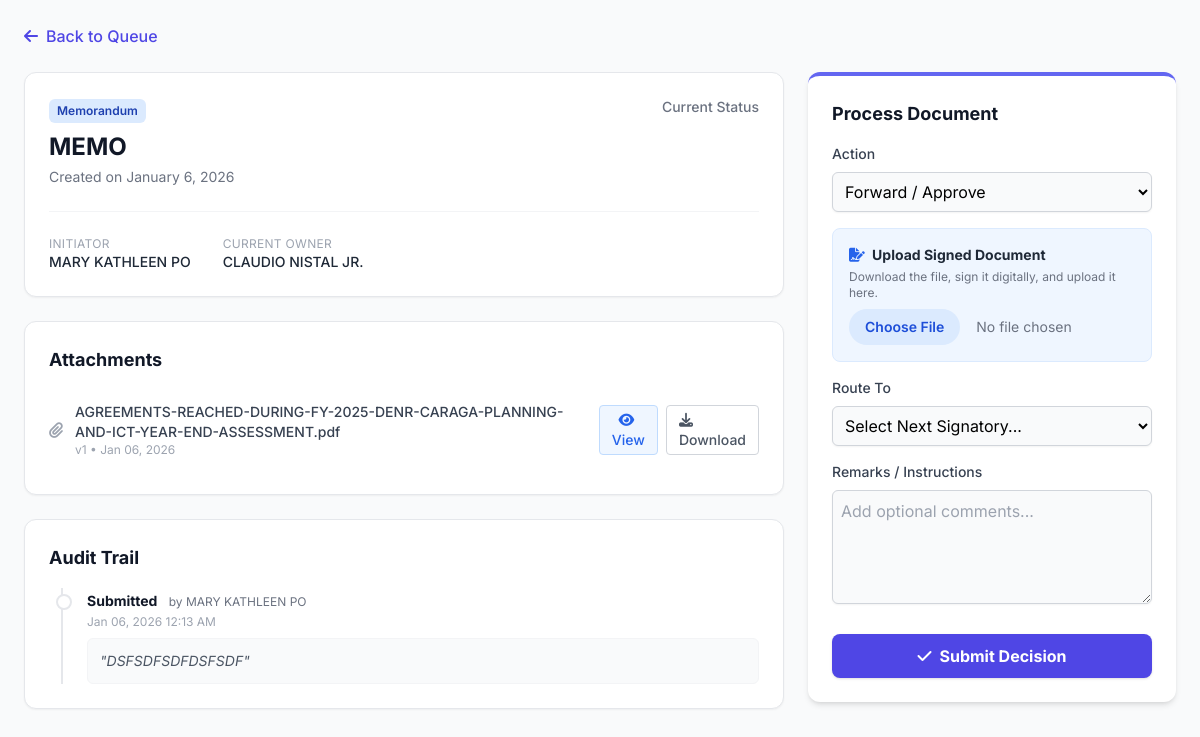
The page /view_document.php?id=17 (signed in) on the database its author committed.
### tables this page shows
CREATE TABLE `documents` (
  `doc_id` int(11) NOT NULL,
  `title` varchar(255) NOT NULL,
  `doc_type` varchar(100) NOT NULL,
  `status` enum('Draft','Review','Signing','Completed','Returned','Archived') NOT NULL,
  `initiator_id` int(11) NOT NULL,
  `current_owner_id` int(11) DEFAULT NULL,
  `created_at` timestamp NOT NULL DEFAULT current_timestamp(),
  `updated_at` timestamp NOT NULL DEFAULT current_timestamp() ON UPDATE current_timestamp()
);

CREATE TABLE `users` (
  `user_id` int(11) NOT NULL,
  `email` varchar(255) NOT NULL,
  `password_hash` varchar(255) NOT NULL,
  `first_name` varchar(100) NOT NULL,
  `middle_name` varchar(100) DEFAULT NULL,
  `last_name` varchar(100) NOT NULL,
  `suffix` varchar(20) DEFAULT NULL,
  `position` varchar(100) DEFAULT NULL,
  `designation` varchar(100) DEFAULT NULL,
  `division` varchar(100) DEFAULT NULL,
  `sex` enum('Male','Female','Other','Prefer not to say') DEFAULT NULL,
  `contact_number` varchar(50) DEFAULT NULL,
  `role` enum('Initiator','Section Chief','Division Chief','ARD','RED','Records Office','Admin') NOT NULL DEFAULT 'Initiator',
  `status` varchar(50) NOT NULL DEFAULT 'Pending',
  `verification_token` varchar(255) DEFAULT NULL,
  `token_expiry` datetime DEFAULT NULL,
  `reset_token` varchar(255) DEFAULT NULL,
  `reset_token_expiry` datetime DEFAULT NULL,
  `created_at` timestamp NOT NULL DEFAULT current_timestamp(),
  `otos_userlink` int(11) NOT NULL,
  `profile_picture_path` varchar(255) DEFAULT NULL
);

CREATE TABLE `document_files` (
  `file_id` int(11) NOT NULL,
  `doc_id` int(11) NOT NULL,
  `uploader_id` int(11) NOT NULL,
  `filename` varchar(255) NOT NULL COMMENT 'Original file name',
  `filepath` varchar(255) NOT NULL COMMENT 'Stored file path',
  `version` int(11) NOT NULL DEFAULT 1,
  `created_at` timestamp NOT NULL DEFAULT current_timestamp()
);

CREATE TABLE `document_actions` (
  `action_id` int(11) NOT NULL,
  `doc_id` int(11) NOT NULL,
  `user_id` int(11) NOT NULL,
  `action` varchar(255) NOT NULL COMMENT 'e.g., Submitted, Drafted, Approved, Signed, Returned',
  `message` text DEFAULT NULL,
  `created_at` timestamp NOT NULL DEFAULT current_timestamp()
);

### view_document.php (the view, shortened to what this page needs)
<?php
require_once 'db.php';
$doc_id = intval($_GET['id']);
$user_id = $_SESSION['user_id'];
$sql_doc = "SELECT d.*,
            u.first_name as init_fname, u.last_name as init_lname, u.email as init_email,
            co.first_name as owner_fname, co.last_name as owner_lname
            FROM documents d
            JOIN users u ON d.initiator_id = u.user_id
            LEFT JOIN users co ON d.current_owner_id = co.user_id
            WHERE d.doc_id = ?";
$stmt = $conn->prepare($sql_doc);
$stmt->bind_param("i", $doc_id);
$stmt->execute();
$doc = $stmt->get_result()->fetch_assoc();
$sql_files = "SELECT * FROM document_files WHERE doc_id = ? ORDER BY created_at DESC";
$stmt_files = $conn->prepare($sql_files);
$stmt_files->bind_param("i", $doc_id);
$stmt_files->execute();
$files = $stmt_files->get_result();
$sql_hist = "SELECT da.*, u.first_name, u.last_name
             FROM document_actions da
             JOIN users u ON da.user_id = u.user_id
             WHERE da.doc_id = ?
             ORDER BY da.created_at DESC";
$stmt_hist = $conn->prepare($sql_hist);
$stmt_hist->bind_param("i", $doc_id);
$stmt_hist->execute();
$history = $stmt_hist->get_result();
?>
<!DOCTYPE html>
<html lang="en">
<head>
    <script src="https://cdn.tailwindcss.com"></script>
    <link rel="stylesheet" href="https://cdnjs.cloudflare.com/ajax/libs/font-awesome/6.4.0/css/all.min.css">
</head>
<body class="bg-gray-50 p-6">
<div class="max-w-7xl mx-auto mb-6">
    <a href="my_queue.php" class="text-indigo-600 hover:text-indigo-800 font-medium flex items-center gap-2">
        <i class="fas fa-arrow-left"></i> Back to Queue
    </a>
</div>
<div class="max-w-7xl mx-auto grid grid-cols-1 lg:grid-cols-3 gap-6">
    <div class="lg:col-span-2 space-y-6">
        <div class="bg-white p-6 rounded-xl shadow-sm border border-gray-200">
            <div class="flex justify-between items-start">
                <div>
                    <span class="inline-block px-2 py-1 text-xs font-semibold rounded-md bg-blue-100 text-blue-800 mb-2">
                        <?php echo htmlspecialchars($doc['doc_type']); ?>
                    </span>
                    <h1 class="text-2xl font-bold text-gray-900"><?php echo htmlspecialchars($doc['title']); ?></h1>
                    <p class="text-sm text-gray-500 mt-1">Created on <?php echo date('F j, Y', strtotime($doc['created_at'])); ?></p>
                </div>
                <div class="text-right">
                    <div class="text-sm font-medium text-gray-500">Current Status</div>
                </div>
            </div>
            <div class="mt-6 pt-6 border-t border-gray-100 flex gap-8">
                <div>
                    <span class="block text-xs text-gray-400 uppercase tracking-wide">Initiator</span>
                    <span class="block text-sm font-medium text-gray-800">
                        <?php echo htmlspecialchars($doc['init_fname'] . ' ' . $doc['init_lname']); ?>
                    </span>
                </div>
                <div>
                    <span class="block text-xs text-gray-400 uppercase tracking-wide">Current Owner</span>
                    <span class="block text-sm font-medium text-gray-800">
                        <?php echo $doc['owner_fname'] ? htmlspecialchars($doc['owner_fname'] . ' ' . $doc['owner_lname']) : 'None (Completed)'; ?>
                    </span>
                </div>
            </div>
        </div>
        <div class="bg-white p-6 rounded-xl shadow-sm border border-gray-200">
            <h3 class="text-lg font-bold text-gray-900 mb-4">Attachments</h3>
            <?php if ($files->num_rows > 0): ?>
                <ul class="divide-y divide-gray-100">
                    <?php while($file = $files->fetch_assoc()): ?>
                        <?php
                            $f_ext = strtolower(pathinfo($file['filename'], PATHINFO_EXTENSION));
                            $can_view = in_array($f_ext, ['pdf', 'docx']);
                        ?>
                        <li class="py-3 flex justify-between items-center">
                            <div class="flex items-center gap-3">
                                <i class="fas fa-paperclip text-gray-400"></i>
                                <div>
                                    <span class="block text-sm text-gray-700 font-medium"><?php echo htmlspecialchars($file['filename']); ?></span>
                                    <span class="block text-xs text-gray-400">
                                        v<?php echo $file['version']; ?> &bull;
                                        <?php echo date('M d, Y', strtotime($file['created_at'])); ?>
                                    </span>
                                </div>
                            </div>
                            <div class="flex gap-2">
                                <?php if ($can_view): ?>
                                    <button type="button"
                                            onclick="openViewer('<?php echo htmlspecialchars($file['filepath']); ?>', '<?php echo htmlspecialchars($file['filename']); ?>', '<?php echo $f_ext; ?>')"
                                            class="text-sm text-blue-600 hover:text-blue-800 font-medium border border-blue-200 px-3 py-1 rounded bg-blue-50 hover:bg-blue-100 transition-colors">
                                        <i class="fas fa-eye mr-1"></i> View
                                    </button>
                                <?php endif; ?>
                                <a href="<?php echo htmlspecialchars($file['filepath']); ?>" target="_blank"
                                   class="text-sm text-gray-600 hover:text-gray-800 font-medium border border-gray-300 px-3 py-1 rounded hover:bg-gray-50 transition-colors">
                                    <i class="fas fa-download mr-1"></i> Download
                                </a>
                            </div>
                        </li>
                    <?php endwhile; ?>
                </ul>
            <?php else: ?>
                <p class="text-gray-500 text-sm italic">No files attached.</p>
            <?php endif; ?>
        </div>
        <div class="bg-white p-6 rounded-xl shadow-sm border border-gray-200">
            <h3 class="text-lg font-bold text-gray-900 mb-4">Audit Trail</h3>
            <div class="relative border-l-2 border-gray-200 ml-3 space-y-8">
                <?php while($log = $history->fetch_assoc()): ?>
                    <div class="ml-6 relative">
                        <span class="absolute -left-[31px] bg-white border-2 border-gray-200 rounded-full w-4 h-4 mt-1.5"></span>
                        <div>
                            <span class="text-sm font-bold text-gray-900">
                                <?php echo htmlspecialchars($log['action']); ?>
                            </span>
                            <span class="text-xs text-gray-500 ml-2">
                                by <?php echo htmlspecialchars($log['first_name'] . ' ' . $log['last_name']); ?>
                            </span>
                        </div>
                        <div class="text-xs text-gray-400 mt-0.5 mb-2">
                            <?php echo date('M d, Y h:i A', strtotime($log['created_at'])); ?>
                        </div>
                        <?php if (!empty($log['message'])): ?>
                            <div class="bg-gray-50 p-3 rounded-md text-sm text-gray-600 italic border border-gray-100">
                                "<?php echo htmlspecialchars($log['message']); ?>"
                            </div>
                        <?php endif; ?>
                    </div>
                <?php endwhile; ?>
            </div>
        </div>
    </div>
    <div class="lg:col-span-1">
        <?php if ($doc['current_owner_id'] == $user_id): ?>
            <div class="bg-white p-6 rounded-xl shadow-md border-t-4 border-indigo-500 sticky top-6">
                <h3 class="text-lg font-bold text-gray-900 mb-4">Process Document</h3>
                <form action="" method="POST" id="processForm" enctype="multipart/form-data">
                    <div class="mb-4">
                        <label class="block text-sm font-medium text-gray-700 mb-2">Action</label>
                        <select name="action_type" id="action_type" onchange="toggleNextUser()"
                                class="w-full border-gray-300 rounded-md shadow-sm focus:ring-indigo-500 focus:border-indigo-500 p-2 border bg-gray-50">
                            <option value="Forward">Forward / Approve</option>
                        </select>
                    </div>
                    <div class="mb-4 p-4 bg-blue-50 border border-blue-100 rounded-lg">
                        <label class="block text-sm font-bold text-gray-800 mb-1">
                            <i class="fas fa-file-signature text-blue-600 mr-1"></i> Upload Signed Document
                        </label>
                        <p class="text-xs text-gray-500 mb-2">Download the file, sign it digitally, and upload it here.</p>
                        <input type="file" name="signed_file"
                               class="block w-full text-sm text-gray-500 file:mr-4 file:py-2 file:px-4 file:rounded-full file:border-0 file:text-sm file:font-semibold file:bg-blue-100 file:text-blue-700 hover:file:bg-blue-200">
                    </div>
                    <div class="mb-4" id="next_user_div">
                        <label class="block text-sm font-medium text-gray-700 mb-2">Route To</label>
                        <select name="next_user_id" class="w-full border-gray-300 rounded-md shadow-sm focus:ring-indigo-500 focus:border-indigo-500 p-2 border bg-gray-50">
                            <option value="">Select Next Signatory...</option>
                        </select>
                    </div>
                    <div class="mb-6">
                        <label class="block text-sm font-medium text-gray-700 mb-2">Remarks / Instructions</label>
                        <textarea name="remarks" rows="4" class="w-full border-gray-300 rounded-md shadow-sm focus:ring-indigo-500 focus:border-indigo-500 p-2 border bg-gray-50" placeholder="Add optional comments..."></textarea>
                    </div>
                    <button type="submit" onclick="return confirm('Are you sure you want to process this document?');"
                            class="w-full bg-indigo-600 hover:bg-indigo-700 text-white font-bold py-2.5 px-4 rounded-lg shadow transition duration-150 ease-in-out flex justify-center items-center gap-2">
                        <i class="fas fa-check"></i> Submit Decision
                    </button>
                </form>
            </div>
        <?php endif; ?>
    </div>
</div>
</body>
</html>

### view_document.php (style rules this page uses)
body { font-family: 'Inter', sans-serif; }

### rows shown on the page
documents: doc_type "Memorandum", title "MEMO", created_at "January 6, 2026", initiator.last_name "MARY KATHLEEN PO", current_owner.last_name "CLAUDIO NISTAL JR."
document_files: filename "AGREEMENTS-REACHED-DURING-FY-2025-DENR-CARAGA-PLANNING-AND-ICT-YEAR-END-ASSESSMENT.pdf", version "1", created_at "Jan 06, 2026"
document_actions: action "Submitted", user.last_name "MARY KATHLEEN PO", created_at "Jan 06, 2026 12:13 AM", message "DSFSDFSDFDSFSDF"
